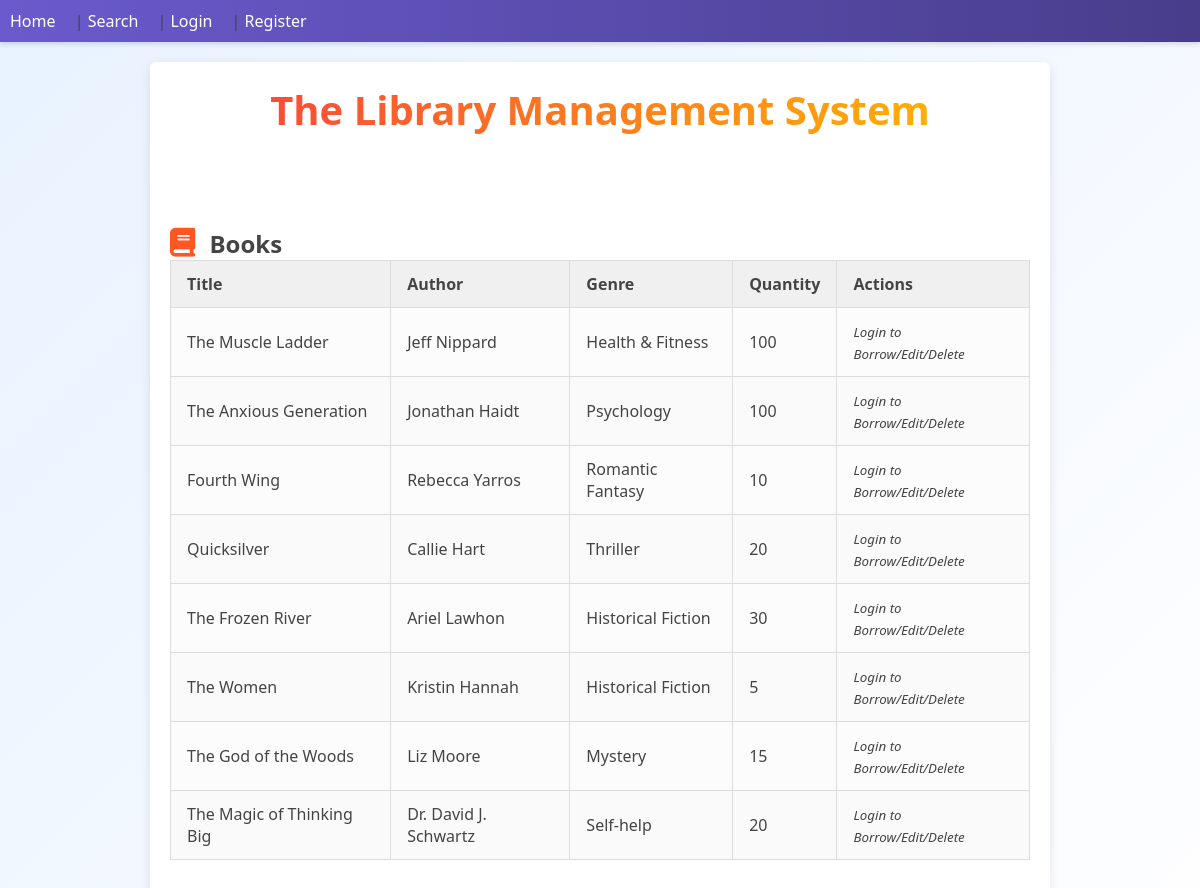
The page / on the database its author committed.
### tables this page shows
CREATE TABLE books (
            id INTEGER PRIMARY KEY AUTOINCREMENT,
            title TEXT NOT NULL,
            author TEXT NOT NULL,
            genre TEXT,
            quantity INTEGER NOT NULL DEFAULT 1
        );

### app.py (the view)
@app.route('/')
def home():
    conn = get_db()
    cursor = conn.cursor()
    cursor.execute("SELECT * FROM books")
    books = cursor.fetchall()
    conn.close()
    return render_template('home.html', books=books, user=is_logged_in())

### app.py (called while the page is built)
def get_db():
    conn = sqlite3.connect(DATABASE, check_same_thread=False)
    conn.row_factory = sqlite3.Row
    return conn

def is_logged_in():
    return 'user_id' in session

### web/templates/home.html (shortened to what this page needs)
{% extends "base.html" %}
{% block content %}
<h1 class="page-intro">The Library Management System</h1>
<br>
<br><br>
<h2 class="section-title">
  <i class="fa-solid fa-book"></i> Books
</h2>
<table class="book-table animated-table">
    <tr>
        <th>Title</th>
        <th>Author</th>
        <th>Genre</th>
        <th>Quantity</th>
        <th>Actions</th>
    </tr>
    {% for book in books %}
    <tr>
        <td>{{ book.title }}</td>
        <td>{{ book.author }}</td>
        <td>{{ book.genre }}</td>
        <td>{{ book.quantity }}</td>
        <td>
            {% if user %}
                <a class="btn btn-sm btn-secondary" href="{{ url_for('edit_book', book_id=book.id) }}">Edit</a>
                <form action="{{ url_for('delete_book', book_id=book.id) }}" method="POST" style="display:inline;">
                    <button class="btn btn-sm btn-danger" type="submit" onclick="return confirm('Are you sure?')">Delete</button>
                </form>
                <a class="btn btn-sm btn-success" href="{{ url_for('borrow_book', book_id=book.id) }}">Borrow</a>
            {% else %}
                <small><em>Login to Borrow/Edit/Delete</em></small>
            {% endif %}
        </td>
    </tr>
    {% endfor %}
</table>
{% endblock %}

### web/templates/base.html (shortened to what this page needs)
<!DOCTYPE html>
<html>
<head>
    <link rel="stylesheet" href="{{ url_for('static', filename='style.css') }}">
    <link
    rel="stylesheet"
    href="https://cdnjs.cloudflare.com/ajax/libs/font-awesome/6.2.0/css/all.min.css"
    />
</head>
<body>
    <header>
        <nav>
            <a href="{{ url_for('home') }}">Home</a> |
            <a href="{{ url_for('search') }}">Search</a>
            {% if session.user_id %}
                | <a href="{{ url_for('borrowed_books') }}">Borrowed Books</a>
                | <a href="{{ url_for('logout') }}">Logout</a>
            {% else %}
                | <a href="{{ url_for('login') }}">Login</a>
                | <a href="{{ url_for('register') }}">Register</a>
            {% endif %}
        </nav>
    </header>
    <div class="container">
        {% block content %}{% endblock %}
    </div>
</body>
</html>

### web/static/style.css (style rules this page uses)
* { margin: 0; padding: 0; box-sizing: border-box; }
body { font-family: "Segoe UI", Tahoma, Geneva, Verdana, sans-serif; background: linear-gradient(135deg, #e8f2ff 0%, #fefeff 100%); color: #444; min-height: 100vh; }
header { background: linear-gradient(90deg, #6a5acd, #483d8b); padding: 10px; box-shadow: 0 2px 5px rgba(0,0,0,0.15); }
header nav a { color: #fff; margin-right: 15px; text-decoration: none; font-weight: 500; }
.container { margin: 20px auto; max-width: 900px; background: #fff; padding: 20px; border-radius: 6px; box-shadow: 0 4px 12px rgba(0,0,0,0.1); }
.book-table { width: 100%; border-collapse: collapse; margin-bottom: 20px; background-color: #fafafa; overflow: hidden; }
.book-table th, .book-table td { border: 1px solid #ddd; padding: 12px 16px; vertical-align: middle; }
.book-table th { background: #f0f0f0; text-align: left; font-weight: 600; }
.book-table tr:nth-child(even) { background-color: #fcfcfc; }
.page-intro { font-size: 2.5rem; font-weight: 700; text-align: center; margin-bottom: 1.5rem; background: linear-gradient( 90deg, #f93e3e, #ffbc00 ); background-clip: text; -webkit-background-clip: text; color: transparent; -webkit-text-fill-color: transparent; animation: fadeIn 1.2s ease-in-out forwards; opacity: 0; }
.animated-table { transition: all 0.2s ease; }
.animated-table tr { transition: transform 0.2s ease, background-color 0.2s ease; }
.animated-table td, .animated-table th { transition: background-color 0.2s ease; }
.fa-book { color: #ff5722; margin-right: 8px; font-size: 1.2em; }

### rows shown on the page
books: title "The Muscle Ladder", author "Jeff Nippard", genre "Health & Fitness", quantity "100"
books: title "The Anxious Generation", author "Jonathan Haidt", genre "Psychology", quantity "100"
books: title "Fourth Wing", author "Rebecca Yarros", genre "Romantic Fantasy", quantity "10"
books: title "Quicksilver", author "Callie Hart", genre "Thriller", quantity "20"
books: title "The Frozen River", author "Ariel Lawhon", genre "Historical Fiction", quantity "30"
books: title "The Women", author "Kristin Hannah", genre "Historical Fiction", quantity "5"
books: title "The God of the Woods", author "Liz Moore", genre "Mystery", quantity "15"
books: title "The Magic of Thinking Big", author "Dr. David J. Schwartz", genre "Self-help", quantity "20"
